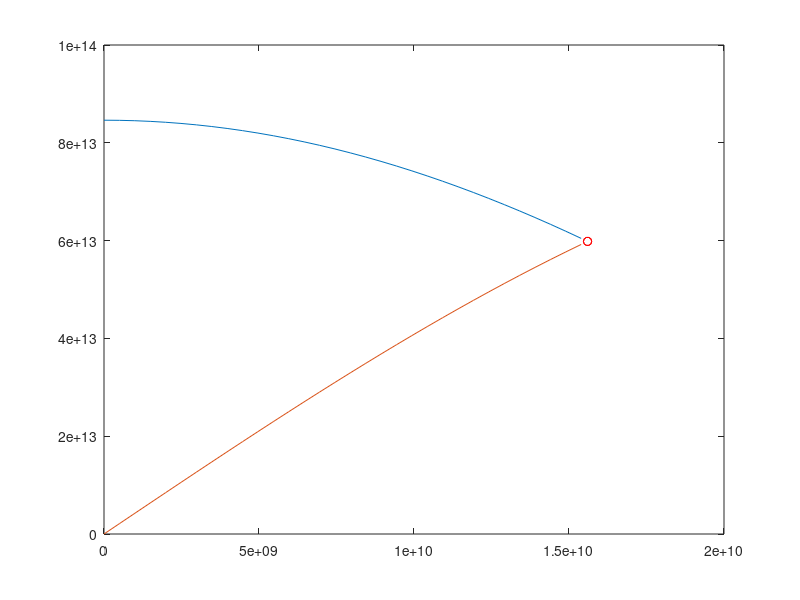

This chart was generated by the following MATLAB code:
clear;
clc;

a=2.014E-10;              %m
ke2=14.4E-10;             %eV*A
cev=abs(-2*ke2/a^3);      %eV/m^2
c=cev*1.602E-19;          %J/m^2
m1=3.15475882E-26;        %Mass of Flouride in kg
m2=m1;%1.15258002E-26;        %Mass of Lithium in kg

k=0:0.1/a:pi/a;
wa=sqrt((c*(m1+m2)/(m1*m2))+sqrt((c*(m1+m2)/(m1*m2))^2-((2*c^2)/(m1*m2)*(1-cos(k*a)))));
wo=sqrt((c*(m1+m2)/(m1*m2))-sqrt((c*(m1+m2)/(m1*m2))^2-((2*c^2)/(m1*m2)*(1-cos(k*a)))));
plot(k,wa);
hold on
plot(k,wo);

plot(pi/a,sqrt((2*c)/m1),'ro');
plot(pi/a,sqrt((2*c)/m2),'ro');